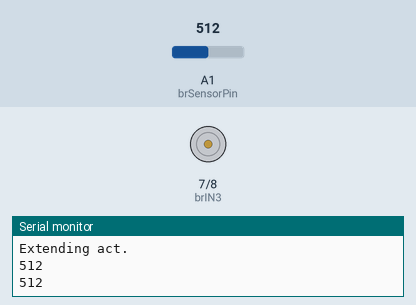
A sketch run on a simulated Arduino Uno, built with avr-gcc and run on an emulated ATmega328P. Parts: motor-driver pin pairs drawn as motors (green arrow = first pin HIGH = forward, orange = second pin HIGH = backward, longer = more drive, scaled by the enable pin), the last lines printed to the serial monitor. The inputs (shaded band) are chosen by the test bench; at power-on: A1 (brSensorPin) = 512.

Above: at 1.7 s.
At 3.3 s:
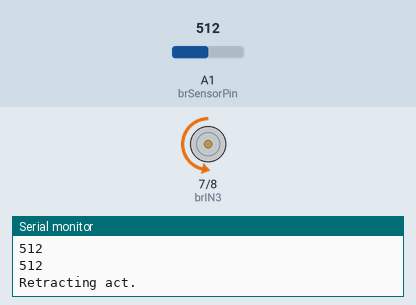
At 6.5 s:
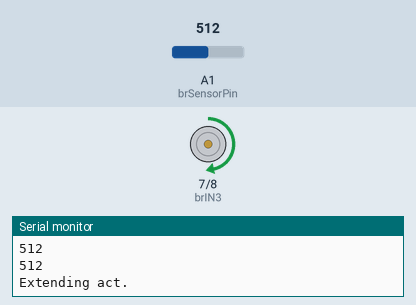
Timing chart, 0 to 8.3 s (numbered marks = the images above):
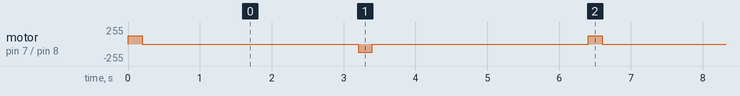

The sketch:

Actuator_feed_back_Test.ino
```cpp
//include <elapsedMillis.h>
//elapsedMillis timeElapsed;

int brMoveToLimit(int);
//int stMoveToLimit(int);
//void stDriveActuator(int Direction, int Speed);
void brDriveActuator(int Direction, int Speed);

#define EXTEND -1
#define RETRACT 1
#define STOP 0
#define MARGIN 20   //counts

//uses DROK dual H-bridge driver board
int brIN3 = 7;         //in3
int brIN4 = 8;         //in4
int brENB = 6;         //enable pin (pwm)
int brSensorPin = A1;   //brake fb
int brSensorVal;        //brake fb value 0 - 1023

int Speed = 7;
int buffer = 20;         //dead zone around center position

int brMinReading;     //actual maximum fb value 0-1023
int brMaxReading;     //actual minimum fb value 0-1023
int forwardValue;
int backValue;

void setup() {

  pinMode(brIN3, OUTPUT);        //these two pins control direction of actuator
  pinMode(brIN4, OUTPUT);        //for the brake actuator
  pinMode(brENB, OUTPUT);
  pinMode(brSensorPin, INPUT);   //fb pin from brake actuator
  digitalWrite(brENB, LOW);      //initially turn off brake actuator
  Serial.begin(9600);


 // Serial.println(brMinReading);

  //brMinReading = brMoveToLimit(RETRACT); //get brake drive actuator retract limit
  //brCenter=(brMaxReading-brMinReading)/2;

}

void loop(){

  Serial.println("Extending act.");
  brMoveToLimit(EXTEND);  //get brake drive actuator extend limit
  delay(3000);  //delay so we can read the screen


  Serial.println("Retracting act.");
  brMoveToLimit(RETRACT);  //get brake drive actuator extend limit
  delay(3000);  //delay so we can read the screen

}

/* finds the limit of the actuator feedback signal
 inputs: Direction values: EXTEND -1   RETRACT  1   */
int brMoveToLimit(int Direction){

  int prevReading=0;
  int currReading=0;
  brDriveActuator(Direction, 125);  //this keeps actuator moving in one direction unit prev reading = current reading within some margin

  do{
    prevReading = currReading;
    delay(100);
    currReading = analogRead(brSensorPin);
    Serial.println(currReading);
  }while( prevReading != currReading);

  brDriveActuator(STOP, 0);

  //return currReading;
}
/* params Direction= EXTEND / RETRACT; Speed 0-125 pwm sig.*/
void brDriveActuator(int Direction, int Speed){   //this is for the steering acuator only

int prevDirection; //may need this

  switch(Direction){
    case 1:       //extension

      digitalWrite(brIN4, 1);
      digitalWrite(brIN3, 0);
      analogWrite(brENB, Speed);
      break;

    case 0:       //stopping
      digitalWrite(brIN4, 0);
      digitalWrite(brIN3, 0);
      analogWrite(brENB,  0);
      break;

    case -1:      //retraction
      digitalWrite(brIN4, 0);
      digitalWrite(brIN3, 1);
      analogWrite(brENB, Speed);
      break;
  }
}
```

Measured:
- by itself, motor on pin 7 (brIN3) / pin 8 (brIN4): repeats every 6.4 s: stopped 3.0 s, backward 125/255 0.20 s, stopped 3.0 s, forward 125/255 0.20 s
